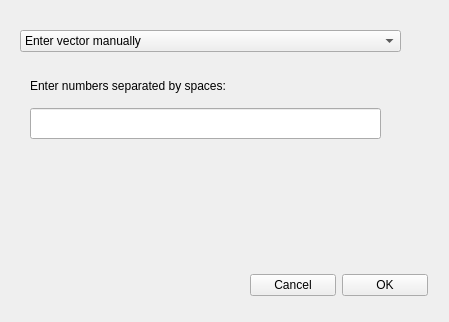
<?xml version="1.0" encoding="UTF-8"?>
<ui version="4.0">
 <class>FrequenciesDialog</class>
 <widget class="QDialog" name="FrequenciesDialog">
  <property name="geometry">
   <rect>
    <x>0</x>
    <y>0</y>
    <width>449</width>
    <height>322</height>
   </rect>
  </property>
  <property name="windowTitle">
   <string>Dialog</string>
  </property>
  <widget class="QWidget" name="layoutWidget">
   <property name="geometry">
    <rect>
     <x>20</x>
     <y>30</y>
     <width>381</width>
     <height>221</height>
    </rect>
   </property>
   <layout class="QVBoxLayout" name="verticalLayout_5">
    <item>
     <widget class="QComboBox" name="modeStack">
      <item>
       <property name="text">
        <string>Enter vector manually</string>
       </property>
      </item>
      <item>
       <property name="text">
        <string>logspace (a,b,c)</string>
       </property>
      </item>
      <item>
       <property name="text">
        <string>linspace (a,b,c)</string>
       </property>
      </item>
      <item>
       <property name="text">
        <string>Load vector from filePath</string>
       </property>
      </item>
     </widget>
    </item>
    <item>
     <widget class="QStackedWidget" name="selecVector">
      <property name="currentIndex">
       <number>0</number>
      </property>
      <widget class="QWidget" name="manual">
       <widget class="QLineEdit" name="manualValues">
        <property name="geometry">
         <rect>
          <x>10</x>
          <y>50</y>
          <width>351</width>
          <height>31</height>
         </rect>
        </property>
       </widget>
       <widget class="QLabel" name="label">
        <property name="geometry">
         <rect>
          <x>10</x>
          <y>20</y>
          <width>291</width>
          <height>16</height>
         </rect>
        </property>
        <property name="text">
         <string>Enter numbers separated by spaces:</string>
        </property>
       </widget>
      </widget>
      <widget class="QWidget" name="logspace">
       <widget class="QWidget" name="layoutWidget2">
        <property name="geometry">
         <rect>
          <x>30</x>
          <y>40</y>
          <width>176</width>
          <height>94</height>
         </rect>
        </property>
        <layout class="QHBoxLayout" name="horizontalLayout_2">
         <item>
          <layout class="QVBoxLayout" name="verticalLayout_3">
           <item>
            <widget class="QLabel" name="label_6">
             <property name="text">
              <string>Start (rad/s):</string>
             </property>
            </widget>
           </item>
           <item>
            <widget class="QLabel" name="label_7">
             <property name="text">
              <string>End (rad/s):</string>
             </property>
            </widget>
           </item>
           <item>
            <widget class="QLabel" name="label_8">
             <property name="text">
              <string>n:</string>
             </property>
            </widget>
           </item>
          </layout>
         </item>
         <item>
          <layout class="QVBoxLayout" name="verticalLayout_4">
           <item>
            <widget class="QLineEdit" name="logStart"/>
           </item>
           <item>
            <widget class="QLineEdit" name="logEnd"/>
           </item>
           <item>
            <widget class="QLineEdit" name="logCount"/>
           </item>
          </layout>
         </item>
        </layout>
       </widget>
      </widget>
      <widget class="QWidget" name="linspace">
       <widget class="QWidget" name="layoutWidget3">
        <property name="geometry">
         <rect>
          <x>30</x>
          <y>40</y>
          <width>176</width>
          <height>94</height>
         </rect>
        </property>
        <layout class="QHBoxLayout" name="horizontalLayout">
         <item>
          <layout class="QVBoxLayout" name="verticalLayout">
           <item>
            <widget class="QLabel" name="label_3">
             <property name="text">
              <string>Start (rad/s):</string>
             </property>
            </widget>
           </item>
           <item>
            <widget class="QLabel" name="label_4">
             <property name="text">
              <string>End (rad/s):</string>
             </property>
            </widget>
           </item>
           <item>
            <widget class="QLabel" name="label_5">
             <property name="text">
              <string>n:</string>
             </property>
            </widget>
           </item>
          </layout>
         </item>
         <item>
          <layout class="QVBoxLayout" name="verticalLayout_2">
           <item>
            <widget class="QLineEdit" name="linStart"/>
           </item>
           <item>
            <widget class="QLineEdit" name="linEnd"/>
           </item>
           <item>
            <widget class="QLineEdit" name="linCount"/>
           </item>
          </layout>
         </item>
        </layout>
       </widget>
      </widget>
      <widget class="QWidget" name="filePage">
       <widget class="QPushButton" name="fileButton">
        <property name="geometry">
         <rect>
          <x>20</x>
          <y>30</y>
          <width>161</width>
          <height>25</height>
         </rect>
        </property>
        <property name="text">
         <string>Choose filePath</string>
        </property>
       </widget>
       <widget class="QTextBrowser" name="filePathLabel">
        <property name="geometry">
         <rect>
          <x>20</x>
          <y>60</y>
          <width>256</width>
          <height>121</height>
         </rect>
        </property>
       </widget>
       <widget class="QLabel" name="label_2">
        <property name="geometry">
         <rect>
          <x>30</x>
          <y>10</y>
          <width>121</width>
          <height>16</height>
         </rect>
        </property>
        <property name="text">
         <string>Input filePath:</string>
        </property>
       </widget>
      </widget>
     </widget>
    </item>
   </layout>
  </widget>
  <widget class="QWidget" name="layoutWidget4">
   <property name="geometry">
    <rect>
     <x>250</x>
     <y>270</y>
     <width>178</width>
     <height>31</height>
    </rect>
   </property>
   <layout class="QHBoxLayout" name="horizontalLayout_3">
    <item>
     <widget class="QPushButton" name="cancelButton">
      <property name="text">
       <string>Cancel</string>
      </property>
     </widget>
    </item>
    <item>
     <widget class="QPushButton" name="okButton">
      <property name="text">
       <string>OK</string>
      </property>
     </widget>
    </item>
   </layout>
  </widget>
  <zorder>layoutWidget</zorder>
  <zorder>layoutWidget</zorder>
  <zorder>selecVector</zorder>
 </widget>
 <resources/>
 <connections>
  <connection>
   <sender>modeStack</sender>
   <signal>currentIndexChanged(int)</signal>
   <receiver>selecVector</receiver>
   <slot>setCurrentIndex(int)</slot>
   <hints>
    <hint type="sourcelabel">
     <x>138</x>
     <y>41</y>
    </hint>
    <hint type="destinationlabel">
     <x>138</x>
     <y>80</y>
    </hint>
   </hints>
  </connection>
 </connections>
</ui>
